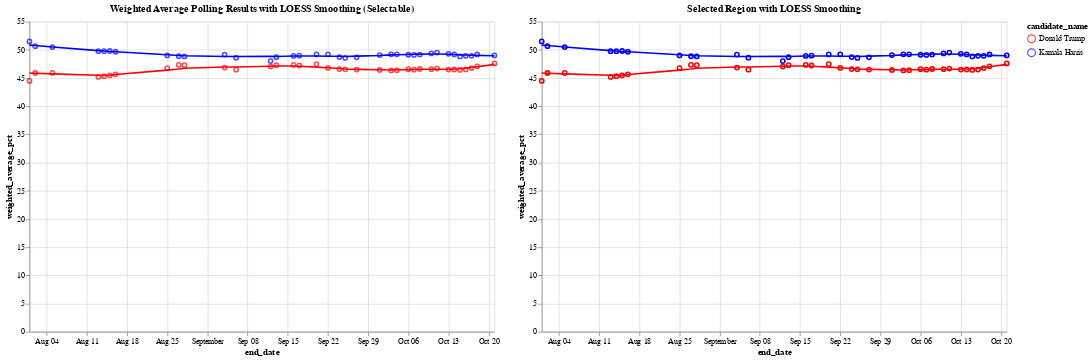

Source (notebook cell):
### Code cell
# Define the color scale for the two candidates
color_scale = alt.Scale(domain=['Donald Trump', 'Kamala Harris'], range=['red', 'blue'])

# Step 1: Create a selection brush for the horizontal axis (end_date)
brush = alt.selection_interval(encodings=['x'])  # Brush selection on the x-axis

# Step 2: Create the base chart with points and LOESS smoothing (Chart 1)
base = alt.Chart(df_weighted_averages).mark_point().encode(
    x='end_date:T',
    y='weighted_average_pct:Q',
    color=alt.Color('candidate_name:N', scale=color_scale)
)

loess = base.transform_loess(
    'end_date', 'weighted_average_pct', groupby=['candidate_name'], bandwidth=0.3
).mark_line()

chart1 = (base + loess).add_params(
    brush  # Add the brush selection to Chart 1
).properties(
    title='Weighted Average Polling Results with LOESS Smoothing (Selectable)',
    width=600,
    height=400
)

# Step 3: Create the side-by-side chart that will show the selected region with tooltip

# Apply the same selection filter to both points and LOESS in chart2
selected_points = base.encode(
    opacity=alt.condition(brush, alt.value(1), alt.value(0)),  # Highlight only selected points
    tooltip=['end_date:T', 'candidate_name:N', 'weighted_average_pct:Q']  # Add tooltip for points
).transform_filter(
    brush  # Filter by brush selection
)

# Apply LOESS smoothing for the selected range
selected_loess = alt.Chart(df_weighted_averages).transform_loess(
    'end_date', 'weighted_average_pct', groupby=['candidate_name'], bandwidth=0.3
).mark_line().encode(
    x='end_date:T',
    y='weighted_average_pct:Q',
    color=alt.Color('candidate_name:N', scale=color_scale),
    tooltip=['end_date:T', 'candidate_name:N', 'weighted_average_pct:Q']
).transform_filter(
    brush  # Filter the LOESS line by the brush selection
)

# Combine selected points and LOESS for the second chart
chart2 = (selected_points + selected_loess).properties(
    title='Selected Region with LOESS Smoothing',
    width=600,
    height=400
)

# Combine the two charts side by side
final_chart = alt.hconcat(chart1, chart2)

# Display the final chart
final_chart.show()

### Figure 1 — Vega-Lite specification as saved in the notebook (floating-point values rounded to 4 significant figures)
{"config": {"view": {"continuousWidth": 300, "continuousHeight": 300}}, "hconcat": [{"layer": [{"mark": {"type": "point"}, "encoding": {"color": {"field": "candidate_name", "scale": {"domain": ["Donald Trump", "Kamala Harris"], "range": ["red", "blue"]}, "type": "nominal"}, "x": {"field": "end_date", "type": "temporal"}, "y": {"field": "weighted_average_pct", "type": "quantitative"}}, "name": "view_2"}, {"mark": {"type": "line"}, "encoding": {"color": {"field": "candidate_name", "scale": {"domain": ["Donald Trump", "Kamala Harris"], "range": ["red", "blue"]}, "type": "nominal"}, "x": {"field": "end_date", "type": "temporal"}, "y": {"field": "weighted_average_pct", "type": "quantitative"}}, "transform": [{"loess": "weighted_average_pct", "on": "end_date", "bandwidth": 0.3, "groupby": ["candidate_name"]}]}], "height": 400, "title": "Weighted Average Polling Results with LOESS Smoothing (Selectable)", "width": 600}, {"layer": [{"mark": {"type": "point"}, "encoding": {"color": {"field": "candidate_name", "scale": {"domain": ["Donald Trump", "Kamala Harris"], "range": ["red", "blue"]}, "type": "nominal"}, "opacity": {"condition": {"param": "param_2", "value": 1}, "value": 0}, "tooltip": [{"field": "end_date", "type": "temporal"}, {"field": "candidate_name", "type": "nominal"}, {"field": "weighted_average_pct", "type": "quantitative"}], "x": {"field": "end_date", "type": "temporal"}, "y": {"field": "weighted_average_pct", "type": "quantitative"}}, "transform": [{"filter": {"param": "param_2"}}]}, {"mark": {"type": "line"}, "encoding": {"color": {"field": "candidate_name", "scale": {"domain": ["Donald Trump", "Kamala Harris"], "range": ["red", "blue"]}, "type": "nominal"}, "tooltip": [{"field": "end_date", "type": "temporal"}, {"field": "candidate_name", "type": "nominal"}, {"field": "weighted_average_pct", "type": "quantitative"}], "x": {"field": "end_date", "type": "temporal"}, "y": {"field": "weighted_average_pct", "type": "quantitative"}}, "transform": [{"loess": "weighted_average_pct", "on": "end_date", "bandwidth": 0.3, "groupby": ["candidate_name"]}, {"filter": {"param": "param_2"}}]}], "height": 400, "title": "Selected Region with LOESS Smoothing", "width": 600}], "data": {"name": "data-b4b729020ff108d761fe1eae76c429cc"}, "params": [{"name": "param_2", "select": {"type": "interval", "encodings": ["x"]}, "views": ["view_2"]}], "$schema": "https://vega.github.io/schema/vega-lite/v5.20.1.json", "datasets": {"data-b4b729020ff108d761fe1eae76c429cc": [{"end_date": "2024-10-21T00:00:00", "candidate_id": 16661, "candidate_name": "Kamala Harris", "weighted_average_pct": 49.01}, {"end_date": "2024-10-21T00:00:00", "candidate_id": 16651, "candidate_name": "Donald Trump", "weighted_average_pct": 47.6}, {"end_date": "2024-10-18T00:00:00", "candidate_id": 16661, "candidate_name": "Kamala Harris", "weighted_average_pct": 49.19}, {"end_date": "2024-10-18T00:00:00", "candidate_id": 16651, "candidate_name": "Donald Trump", "weighted_average_pct": 47.09}, {"end_date": "2024-10-17T00:00:00", "candidate_id": 16661, "candidate_name": "Kamala Harris", "weighted_average_pct": 48.95}, {"end_date": "2024-10-17T00:00:00", "candidate_id": 16651, "candidate_name": "Donald Trump", "weighted_average_pct": 46.77}, {"end_date": "2024-10-16T00:00:00", "candidate_id": 16661, "candidate_name": "Kamala Harris", "weighted_average_pct": 48.95}, {"end_date": "2024-10-16T00:00:00", "candidate_id": 16651, "candidate_name": "Donald Trump", "weighted_average_pct": 46.5}, {"end_date": "2024-10-15T00:00:00", "candidate_id": 16661, "candidate_name": "Kamala Harris", "weighted_average_pct": 48.85}, {"end_date": "2024-10-15T00:00:00", "candidate_id": 16651, "candidate_name": "Donald Trump", "weighted_average_pct": 46.44}, {"end_date": "2024-10-14T00:00:00", "candidate_id": 16661, "candidate_name": "Kamala Harris", "weighted_average_pct": 49.19}, {"end_date": "2024-10-14T00:00:00", "candidate_id": 16651, "candidate_name": "Donald Trump", "weighted_average_pct": 46.52}, {"end_date": "2024-10-13T00:00:00", "candidate_id": 16661, "candidate_name": "Kamala Harris", "weighted_average_pct": 49.3}, {"end_date": "2024-10-13T00:00:00", "candidate_id": 16651, "candidate_name": "Donald Trump", "weighted_average_pct": 46.51}, {"end_date": "2024-10-11T00:00:00", "candidate_id": 16661, "candidate_name": "Kamala Harris", "weighted_average_pct": 49.52}, {"end_date": "2024-10-11T00:00:00", "candidate_id": 16651, "candidate_name": "Donald Trump", "weighted_average_pct": 46.68}, {"end_date": "2024-10-10T00:00:00", "candidate_id": 16661, "candidate_name": "Kamala Harris", "weighted_average_pct": 49.38}, {"end_date": "2024-10-10T00:00:00", "candidate_id": 16651, "candidate_name": "Donald Trump", "weighted_average_pct": 46.57}, {"end_date": "2024-10-08T00:00:00", "candidate_id": 16661, "candidate_name": "Kamala Harris", "weighted_average_pct": 49.17}, {"end_date": "2024-10-08T00:00:00", "candidate_id": 16651, "candidate_name": "Donald Trump", "weighted_average_pct": 46.61}, {"end_date": "2024-10-07T00:00:00", "candidate_id": 16661, "candidate_name": "Kamala Harris", "weighted_average_pct": 49.11}, {"end_date": "2024-10-07T00:00:00", "candidate_id": 16651, "candidate_name": "Donald Trump", "weighted_average_pct": 46.49}, {"end_date": "2024-10-06T00:00:00", "candidate_id": 16661, "candidate_name": "Kamala Harris", "weighted_average_pct": 49.13}, {"end_date": "2024-10-06T00:00:00", "candidate_id": 16651, "candidate_name": "Donald Trump", "weighted_average_pct": 46.58}, {"end_date": "2024-10-04T00:00:00", "candidate_id": 16661, "candidate_name": "Kamala Harris", "weighted_average_pct": 49.21}, {"end_date": "2024-10-04T00:00:00", "candidate_id": 16651, "candidate_name": "Donald Trump", "weighted_average_pct": 46.39}, {"end_date": "2024-10-03T00:00:00", "candidate_id": 16661, "candidate_name": "Kamala Harris", "weighted_average_pct": 49.2}, {"end_date": "2024-10-03T00:00:00", "candidate_id": 16651, "candidate_name": "Donald Trump", "weighted_average_pct": 46.35}, {"end_date": "2024-10-01T00:00:00", "candidate_id": 16661, "candidate_name": "Kamala Harris", "weighted_average_pct": 49.08}, {"end_date": "2024-10-01T00:00:00", "candidate_id": 16651, "candidate_name": "Donald Trump", "weighted_average_pct": 46.43}, {"end_date": "2024-09-27T00:00:00", "candidate_id": 16661, "candidate_name": "Kamala Harris", "weighted_average_pct": 48.67}, {"end_date": "2024-09-27T00:00:00", "candidate_id": 16651, "candidate_name": "Donald Trump", "weighted_average_pct": 46.5}, {"end_date": "2024-09-25T00:00:00", "candidate_id": 16661, "candidate_name": "Kamala Harris", "weighted_average_pct": 48.57}, {"end_date": "2024-09-25T00:00:00", "candidate_id": 16651, "candidate_name": "Donald Trump", "weighted_average_pct": 46.56}, {"end_date": "2024-09-24T00:00:00", "candidate_id": 16661, "candidate_name": "Kamala Harris", "weighted_average_pct": 48.73}, {"end_date": "2024-09-24T00:00:00", "candidate_id": 16651, "candidate_name": "Donald Trump", "weighted_average_pct": 46.6}, {"end_date": "2024-09-22T00:00:00", "candidate_id": 16661, "candidate_name": "Kamala Harris", "weighted_average_pct": 49.21}, {"end_date": "2024-09-22T00:00:00", "candidate_id": 16651, "candidate_name": "Donald Trump", "weighted_average_pct": 46.8}, {"end_date": "2024-09-20T00:00:00", "candidate_id": 16661, "candidate_name": "Kamala Harris", "weighted_average_pct": 49.19}, {"end_date": "2024-09-20T00:00:00", "candidate_id": 16651, "candidate_name": "Donald Trump", "weighted_average_pct": 47.49}, {"end_date": "2024-09-17T00:00:00", "candidate_id": 16661, "candidate_name": "Kamala Harris", "weighted_average_pct": 48.98}, {"end_date": "2024-09-17T00:00:00", "candidate_id": 16651, "candidate_name": "Donald Trump", "weighted_average_pct": 47.23}, {"end_date": "2024-09-16T00:00:00", "candidate_id": 16661, "candidate_name": "Kamala Harris", "weighted_average_pct": 48.93}, {"end_date": "2024-09-16T00:00:00", "candidate_id": 16651, "candidate_name": "Donald Trump", "weighted_average_pct": 47.33}, {"end_date": "2024-09-13T00:00:00", "candidate_id": 16661, "candidate_name": "Kamala Harris", "weighted_average_pct": 48.7}, {"end_date": "2024-09-13T00:00:00", "candidate_id": 16651, "candidate_name": "Donald Trump", "weighted_average_pct": 47.29}, {"end_date": "2024-09-12T00:00:00", "candidate_id": 16661, "candidate_name": "Kamala Harris", "weighted_average_pct": 48.01}, {"end_date": "2024-09-12T00:00:00", "candidate_id": 16651, "candidate_name": "Donald Trump", "weighted_average_pct": 47.05}, {"end_date": "2024-09-06T00:00:00", "candidate_id": 16661, "candidate_name": "Kamala Harris", "weighted_average_pct": 48.61}, {"end_date": "2024-09-06T00:00:00", "candidate_id": 16651, "candidate_name": "Donald Trump", "weighted_average_pct": 46.49}, {"end_date": "2024-09-04T00:00:00", "candidate_id": 16661, "candidate_name": "Kamala Harris", "weighted_average_pct": 49.17}, {"end_date": "2024-09-04T00:00:00", "candidate_id": 16651, "candidate_name": "Donald Trump", "weighted_average_pct": 46.87}, {"end_date": "2024-08-28T00:00:00", "candidate_id": 16661, "candidate_name": "Kamala Harris", "weighted_average_pct": 48.83}, {"end_date": "2024-08-28T00:00:00", "candidate_id": 16651, "candidate_name": "Donald Trump", "weighted_average_pct": 47.29}, {"end_date": "2024-08-27T00:00:00", "candidate_id": 16661, "candidate_name": "Kamala Harris", "weighted_average_pct": 48.87}, {"end_date": "2024-08-27T00:00:00", "candidate_id": 16651, "candidate_name": "Donald Trump", "weighted_average_pct": 47.34}, {"end_date": "2024-08-25T00:00:00", "candidate_id": 16661, "candidate_name": "Kamala Harris", "weighted_average_pct": 49.02}, {"end_date": "2024-08-25T00:00:00", "candidate_id": 16651, "candidate_name": "Donald Trump", "weighted_average_pct": 46.77}, {"end_date": "2024-08-16T00:00:00", "candidate_id": 16661, "candidate_name": "Kamala Harris", "weighted_average_pct": 49.67}, {"end_date": "2024-08-16T00:00:00", "candidate_id": 16651, "candidate_name": "Donald Trump", "weighted_average_pct": 45.66}, {"end_date": "2024-08-15T00:00:00", "candidate_id": 16661, "candidate_name": "Kamala Harris", "weighted_average_pct": 49.8}, {"end_date": "2024-08-15T00:00:00", "candidate_id": 16651, "candidate_name": "Donald Trump", "weighted_average_pct": 45.47}, {"end_date": "2024-08-14T00:00:00", "candidate_id": 16661, "candidate_name": "Kamala Harris", "weighted_average_pct": 49.77}, {"end_date": "2024-08-14T00:00:00", "candidate_id": 16651, "candidate_name": "Donald Trump", "weighted_average_pct": 45.33}, {"end_date": "2024-08-13T00:00:00", "candidate_id": 16661, "candidate_name": "Kamala Harris", "weighted_average_pct": 49.76}, {"end_date": "2024-08-13T00:00:00", "candidate_id": 16651, "candidate_name": "Donald Trump", "weighted_average_pct": 45.2}, {"end_date": "2024-08-05T00:00:00", "candidate_id": 16661, "candidate_name": "Kamala Harris", "weighted_average_pct": 50.49}, {"end_date": "2024-08-05T00:00:00", "candidate_id": 16651, "candidate_name": "Donald Trump", "weighted_average_pct": 45.91}, {"end_date": "2024-08-02T00:00:00", "candidate_id": 16661, "candidate_name": "Kamala Harris", "weighted_average_pct": 50.66}, {"end_date": "2024-08-02T00:00:00", "candidate_id": 16651, "candidate_name": "Donald Trump", "weighted_average_pct": 45.89}, {"end_date": "2024-08-01T00:00:00", "candidate_id": 16661, "candidate_name": "Kamala Harris", "weighted_average_pct": 51.5}, {"end_date": "2024-08-01T00:00:00", "candidate_id": 16651, "candidate_name": "Donald Trump", "weighted_average_pct": 44.5}]}}
